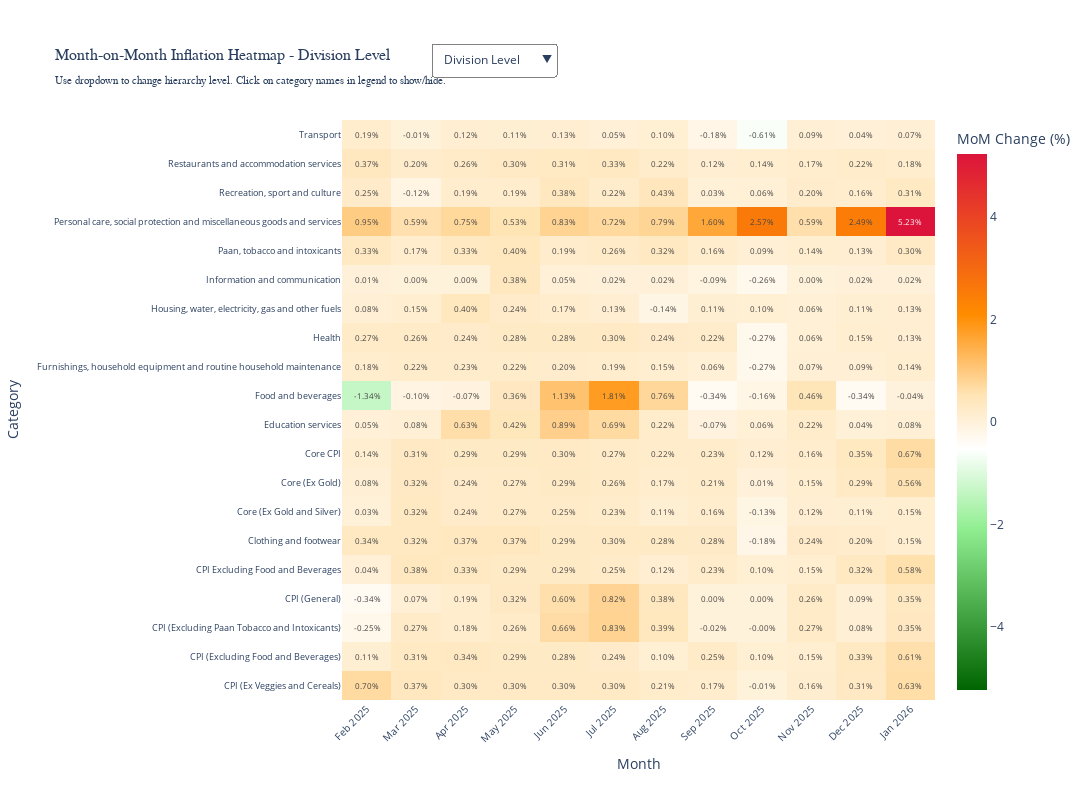

Notebook cell for this chart:
### Code cell
# Create interactive heatmap with dropdown menu and checkboxes
import plotly.graph_objects as go
from plotly.subplots import make_subplots

# Function to create heatmap trace with text annotations
def create_heatmap_trace(pivot_data, name, visible=False):
    # Create text annotations for each cell (show the percentage value)
    text_values = [[f"{val:.2f}%" if not pd.isna(val) else "" 
                    for val in row] 
                   for row in pivot_data.values]
    
    return go.Heatmap(
        z=pivot_data.values,
        x=pivot_data.columns,
        y=pivot_data.index,
        text=text_values,
        texttemplate="%{text}",
        textfont={"size": 8},
        colorscale=[
            [0, '#006400'],      # Dark green - strong deflation
            [0.3, '#90EE90'],    # Light green - deflation
            [0.45, '#FFFFFF'],   # White - near zero
            [0.55, '#FFE4B5'],   # Light orange/beige - low inflation
            [0.7, '#FF8C00'],    # Dark orange - medium inflation
            [1, '#DC143C']       # Crimson red - high inflation
        ],
        zmid=0,
        colorbar=dict(
            title="MoM Change (%)"
        ),
        hovertemplate='<b>%{y}</b><br>%{x}<br>MoM: %{z:.2f}%<extra></extra>',
        name=name,
        visible=visible
    )

# Create traces for each level
traces = [
    create_heatmap_trace(div_pivot, 'Division', visible=True),
    create_heatmap_trace(group_pivot, 'Group', visible=False),
    create_heatmap_trace(class_pivot, 'Class', visible=False),
    create_heatmap_trace(subclass_pivot, 'Sub-class', visible=False)
]

# Create figure
fig = go.Figure(data=traces)

# Add dropdown menu for hierarchy levels
fig.update_layout(
    updatemenus=[
        # Dropdown for hierarchy level
        dict(
            buttons=[
                dict(
                    label="Division Level",
                    method="update",
                    args=[{"visible": [True, False, False, False]},
                          {"title": "Month-on-Month Inflation Heatmap - Division Level"}]
                ),
                dict(
                    label="Group Level",
                    method="update",
                    args=[{"visible": [False, True, False, False]},
                          {"title": "Month-on-Month Inflation Heatmap - Group Level"}]
                ),
                dict(
                    label="Class Level",
                    method="update",
                    args=[{"visible": [False, False, True, False]},
                          {"title": "Month-on-Month Inflation Heatmap - Class Level"}]
                ),
                dict(
                    label="Sub-class Level",
                    method="update",
                    args=[{"visible": [False, False, False, True]},
                          {"title": "Month-on-Month Inflation Heatmap - Sub-class Level"}]
                ),
            ],
            direction="down",
            pad={"r": 10, "t": 10},
            showactive=True,
            x=0.15,
            xanchor="left",
            y=1.15,
            yanchor="top",
            bgcolor="white",
            bordercolor="gray",
            borderwidth=1
        ),
    ],
    title=dict(
        text="Month-on-Month Inflation Heatmap - Division Level<br><sub>Use dropdown to change hierarchy level. Click on category names in legend to show/hide.</sub>",
        font=dict(size=16, family='Arial Black')
    ),
    xaxis=dict(
        title="Month",
        tickangle=-45,
        tickfont=dict(size=10)
    ),
    yaxis=dict(
        title="Category",
        tickfont=dict(size=9)
    ),
    height=800,
    width=1400,
    margin=dict(l=300, r=100, t=120, b=100),
    showlegend=False
)

# Add instructions
print("=" * 80)
print("INTERACTIVE HEATMAP CONTROLS:")
print("=" * 80)
print("1. Use the DROPDOWN menu (top-left) to switch between hierarchy levels")
print("2. Values are displayed directly on the heatmap cells")
print("3. Hover over cells for detailed information")
print("4. Color scale:")
print("   🟢 Green = Deflation (negative inflation)")
print("   ⚪ White = Near zero inflation")
print("   🟡 Beige/Light Orange = Low inflation (0-2%)")
print("   🟠 Orange = Medium inflation (2-4%)")
print("   🔴 Red = High inflation (>4%)")
print("=" * 80)

fig.show()

### Figure 1 — Plotly figure (JSON) as saved in the notebook; plotly's stock layout.template omitted (floating-point values rounded to 4 significant figures; data arrays with more than 128 entries replaced by an {"elided": "..."} marker saying what was removed)
{"data": [{"colorbar": {"title": {"text": "MoM Change (%)"}}, "colorscale": [[0, "#006400"], [0.3, "#90EE90"], [0.45, "#FFFFFF"], [0.55, "#FFE4B5"], [0.7, "#FF8C00"], [1, "#DC143C"]], "hovertemplate": "<b>%{y}</b><br>%{x}<br>MoM: %{z:.2f}%<extra></extra>", "name": "Division", "text": {"elided": "20x12 str values"}, "textfont": {"size": 8}, "texttemplate": "%{text}", "type": "heatmap", "visible": true, "x": ["Feb 2025", "Mar 2025", "Apr 2025", "May 2025", "Jun 2025", "Jul 2025", "Aug 2025", "Sep 2025", "Oct 2025", "Nov 2025", "Dec 2025", "Jan 2026"], "y": ["CPI (Ex Veggies and Cereals)", "CPI (Excluding Food and Beverages)", "CPI (Excluding Paan Tobacco and Intoxicants)", "CPI (General)", "CPI Excluding Food and Beverages", "Clothing and footwear", "Core (Ex Gold and Silver)", "Core (Ex Gold)", "Core CPI", "Education services", "Food and beverages", "Furnishings, household equipment and routine household maintenance", "Health", "Housing, water, electricity, gas and other fuels", "Information and communication", "Paan, tobacco and intoxicants", "Personal care, social protection and miscellaneous goods and services", "Recreation, sport and culture", "Restaurants and accommodation services", "Transport"], "z": {"elided": "20x12 float values"}, "zmid": 0}, {"colorbar": {"title": {"text": "MoM Change (%)"}}, "colorscale": [[0, "#006400"], [0.3, "#90EE90"], [0.45, "#FFFFFF"], [0.55, "#FFE4B5"], [0.7, "#FF8C00"], [1, "#DC143C"]], "hovertemplate": "<b>%{y}</b><br>%{x}<br>MoM: %{z:.2f}%<extra></extra>", "name": "Group", "text": {"elided": "43x12 str values"}, "textfont": {"size": 8}, "texttemplate": "%{text}", "type": "heatmap", "visible": false, "x": ["Feb 2025", "Mar 2025", "Apr 2025", "May 2025", "Jun 2025", "Jul 2025", "Aug 2025", "Sep 2025", "Oct 2025", "Nov 2025", "Dec 2025", "Jan 2026"], "y": ["Clothing and footwear - Clothing", "Clothing and footwear - Footwear", "Education services - Early childhood and primary education", "Education services - Education not defined by level", "Education services - Higher education", "Education services - Secondary education", "Food and beverages - Beverages", "Food and beverages - Food", "Food and beverages - Services for processing primary goods for food", "Furnishings, household equipment and routine household maintenance - Furniture, furnishings, and loose carpets", "Furnishings, household equipment and routine household maintenance - Glassware, tableware and household utensils", "Furnishings, household equipment and routine household maintenance - Goods and services for routine household maintenance", "Furnishings, household equipment and routine household maintenance - Household appliances", "Furnishings, household equipment and routine household maintenance - Household textiles", "Furnishings, household equipment and routine household maintenance - Tools and equipment for house and garden", "Health - Inpatient care services", "Health - Medicines and health products", "Health - Other health services", "Health - Outpatient care services", "Housing, water, electricity, gas and other fuels - Actual rental payments made for housing", "Housing, water, electricity, gas and other fuels - Electricity, gas and other fuels", "Housing, water, electricity, gas and other fuels - Maintenance, repair and security of the dwelling", "Housing, water, electricity, gas and other fuels - Water supply and miscellaneous services relating to the dwelling", "Information and communication - Information and communication equipment", "Information and communication - Information and communication services", "Paan, tobacco and intoxicants - Alcoholic beverages", "Paan, tobacco and intoxicants - Paan and tobacco", "Personal care, social protection and miscellaneous goods and services - Other personal effects", "Personal care, social protection and miscellaneous goods and services - Other services", "Personal care, social protection and miscellaneous goods and services - Personal care", "Recreation, sport and culture - Cultural goods", "Recreation, sport and culture - Cultural services", "Recreation, sport and culture - Garden products and pets", "Recreation, sport and culture - Newspapers, books and stationery", "Recreation, sport and culture - Other recreational goods", "Recreation, sport and culture - Recreational durables", "Recreation, sport and culture - Recreational services", "Restaurants and accommodation services - Accommodation services", "Restaurants and accommodation services - Food and beverage serving services", "Transport - Operation of personal transport equipment", "Transport - Passenger transport services", "Transport - Purchase of vehicles", "Transport - Transport services for goods"], "z": {"elided": "43x12 float values"}, "zmid": 0}, {"colorbar": {"title": {"text": "MoM Change (%)"}}, "colorscale": [[0, "#006400"], [0.3, "#90EE90"], [0.45, "#FFFFFF"], [0.55, "#FFE4B5"], [0.7, "#FF8C00"], [1, "#DC143C"]], "hovertemplate": "<b>%{y}</b><br>%{x}<br>MoM: %{z:.2f}%<extra></extra>", "name": "Class", "text": {"elided": "92x12 str values"}, "textfont": {"size": 8}, "texttemplate": "%{text}", "type": "heatmap", "visible": false, "x": ["Feb 2025", "Mar 2025", "Apr 2025", "May 2025", "Jun 2025", "Jul 2025", "Aug 2025", "Sep 2025", "Oct 2025", "Nov 2025", "Dec 2025", "Jan 2026"], "y": ["Accommodation services - Accommodation services", "Actual rental payments made for housing - Actual rental payments made by tenants for main residence", "Alcoholic beverages - Beer", "Alcoholic beverages - Other alcoholic beverages", "Alcoholic beverages - Spirits and liquors", "Alcoholic beverages - Wine", "Beverages - Cocoa drinks", "Beverages - Coffee and coffee substitutes", "Beverages - Fruit and vegetable juices", "Beverages - Other beverages", "Beverages - Soft drinks", "Beverages - Tea, maté and other plant-derived products for infusion", "Beverages - Water", "Clothing - Cleaning, ironing, dry cleaning, dyeing, repair, tailoring and hire of clothing", "Clothing - Clothing materials", "Clothing - Garments", "Clothing - Other articles of clothing and clothing accessories", "Cultural goods - Musical instruments", "Cultural services - Photographic services", "Cultural services - Services provided by cinemas, theatres and concert venues", "Early childhood and primary education - Early childhood and primary education", "Education not defined by level - Education not defined by level", "Electricity, gas and other fuels - Electricity", "Electricity, gas and other fuels - Gas", "Electricity, gas and other fuels - Liquid fuels", "Electricity, gas and other fuels - Solid fuels", "Food - Cereals and cereal products", "Food - Fish and other seafood", "Food - Fruits and nuts", "Food - Meat, fresh, chilled or frozen", "Food - Milk, other dairy products and eggs", "Food - Oils and fats", "Food - Ready-made food and other food products", "Food - Sugar, confectionery and desserts", "Food - Vegetables, tubers, plantains, cooking bananas and pulses", "Food and beverage serving services - Restaurants, cafés and the like", "Footwear - Shoes and other footwear", "Furniture, furnishings, and loose carpets - Furniture, furnishings and loose carpets", "Garden products and pets - Garden products, plants and flowers", "Garden products and pets - Pets and pet products", "Glassware, tableware and household utensils - Glassware, tableware and household utensils", "Goods and services for routine household maintenance - Domestic services and household services", "Goods and services for routine household maintenance - Non-durable household goods", "Higher education - Higher education", "Household appliances - Major electric and other household appliances", "Household appliances - Small household appliances", "Household textiles - Household textiles", "Information and communication equipment - Audio-visual devices", "Information and communication equipment - Information processing equipment", "Information and communication equipment - Mobile handset", "Information and communication equipment - Telephone instrument (landline)", "Information and communication equipment - Unrecorded recording media", "Information and communication services - Internet access provision services and online storage services", "Information and communication services - Other information and communication services", "Information and communication services - Telephone charges: mobile and landline", "Inpatient care services - Inpatient curative and rehabilitative services", "Maintenance, repair and security of the dwelling - Security equipment and materials for dwelling maintenance and repair", "Maintenance, repair and security of the dwelling - Services for the maintenance, repair and security of the dwelling", "Medicines and health products - Assistive products", "Medicines and health products - Medical products", "Medicines and health products - Medicines", "Newspapers, books and stationery - Books", "Newspapers, books and stationery - Newspapers and periodicals", "Newspapers, books and stationery - Stationery and drawing materials", "Operation of personal transport equipment - Fuels and lubricants for personal transport equipment", "Operation of personal transport equipment - Parts and accessories for personal transport equipment", "Other health services - Diagnostic imaging services and medical laboratory services", "Other personal effects - Jewellery and watches", "Other personal effects - Other personal effects n.e.c.", "Other recreational goods - Games, toys and hobby-related articles", "Other recreational goods - Sporting, camping and open-air recreation equipment", "Other services - Other services", "Outpatient care services - Other outpatient care services", "Paan and tobacco - Paan and other tobacco products", "Passenger transport services - Passenger transport by air", "Passenger transport services - Passenger transport by railway", "Passenger transport services - Passenger transport by road", "Passenger transport services - Passenger transport by sea and inland waterway", "Personal care - Appliances for personal care", "Personal care - Hairdressing salons and personal grooming establishments", "Personal care - Other appliances, articles and products for personal care", "Purchase of vehicles - Bicycles", "Purchase of vehicles - Motor cars", "Purchase of vehicles - Motorcycles", "Recreational durables - Photographic and cinematographic equipment and optical instruments", "Recreational services - Recreational and sporting services", "Secondary education - Secondary education", "Services for processing primary goods for food - Services for processing primary goods for food", "Tools and equipment for house and garden - Non-motorized tools and miscellaneous accessories", "Transport services for goods - Postal and courier services", "Water supply and miscellaneous services relating to the dwelling - Other services related to the dwelling", "Water supply and miscellaneous services relating to the dwelling - Water supply"], "z": {"elided": "92x12 float values"}, "zmid": 0}, {"colorbar": {"title": {"text": "MoM Change (%)"}}, "colorscale": [[0, "#006400"], [0.3, "#90EE90"], [0.45, "#FFFFFF"], [0.55, "#FFE4B5"], [0.7, "#FF8C00"], [1, "#DC143C"]], "hovertemplate": "<b>%{y}</b><br>%{x}<br>MoM: %{z:.2f}%<extra></extra>", "name": "Sub-class", "text": {"elided": "162x12 str values"}, "textfont": {"size": 8}, "texttemplate": "%{text}", "type": "heatmap", "visible": false, "x": ["Feb 2025", "Mar 2025", "Apr 2025", "May 2025", "Jun 2025", "Jul 2025", "Aug 2025", "Sep 2025", "Oct 2025", "Nov 2025", "Dec 2025", "Jan 2026"], "y": {"elided": "162 str values"}, "z": {"elided": "162x12 float values"}, "zmid": 0}], "layout": {"height": 800, "margin": {"b": 100, "l": 300, "r": 100, "t": 120}, "showlegend": false, "title": {"font": {"family": "Arial Black", "size": 16}, "text": "Month-on-Month Inflation Heatmap - Division Level<br><sub>Use dropdown to change hierarchy level. Click on category names in legend to show/hide.</sub>"}, "updatemenus": [{"bgcolor": "white", "bordercolor": "gray", "borderwidth": 1, "buttons": [{"args": [{"visible": [true, false, false, false]}, {"title": "Month-on-Month Inflation Heatmap - Division Level"}], "label": "Division Level", "method": "update"}, {"args": [{"visible": [false, true, false, false]}, {"title": "Month-on-Month Inflation Heatmap - Group Level"}], "label": "Group Level", "method": "update"}, {"args": [{"visible": [false, false, true, false]}, {"title": "Month-on-Month Inflation Heatmap - Class Level"}], "label": "Class Level", "method": "update"}, {"args": [{"visible": [false, false, false, true]}, {"title": "Month-on-Month Inflation Heatmap - Sub-class Level"}], "label": "Sub-class Level", "method": "update"}], "direction": "down", "pad": {"r": 10, "t": 10}, "showactive": true, "x": 0.15, "xanchor": "left", "y": 1.15, "yanchor": "top"}], "width": 1400, "xaxis": {"tickangle": -45, "tickfont": {"size": 10}, "title": {"text": "Month"}}, "yaxis": {"tickfont": {"size": 9}, "title": {"text": "Category"}}}}
